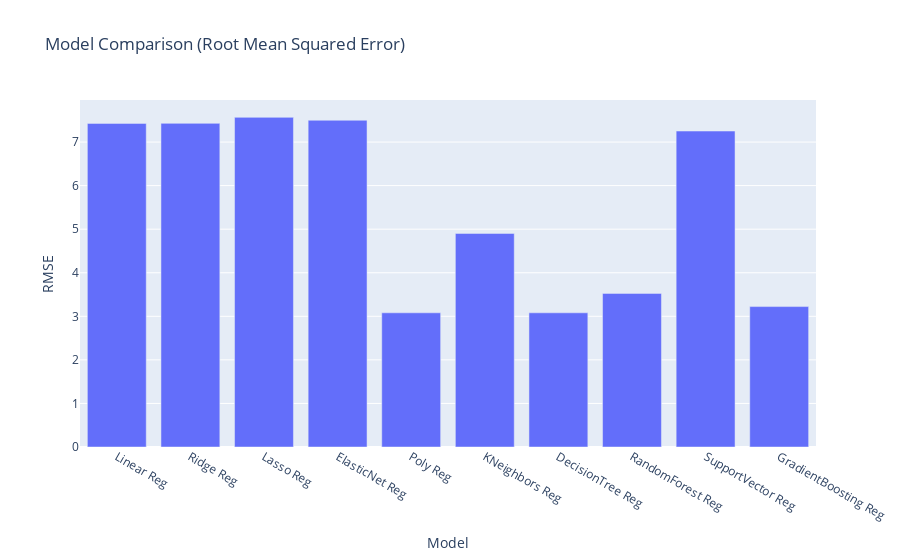

The cell this chart's notebook holds for it:
### Code cell
rmseDf = pd.DataFrame(list(zip(models, rmseScores)), columns = ['Model', 'RMSE'])
fig = px.bar(rmseDf, x='Model', y='RMSE', title='Model Comparison (Root Mean Squared Error)')
fig.show()

### Figure 1 — Plotly figure (JSON) as saved in the notebook; plotly's stock layout.template omitted (floating-point values rounded to 4 significant figures)
{"data": [{"alignmentgroup": "True", "hovertemplate": "Model=%{x}<br>RMSE=%{y}<extra></extra>", "legendgroup": "", "marker": {"color": "#636efa", "pattern": {"shape": ""}}, "name": "", "offsetgroup": "", "orientation": "v", "showlegend": false, "textposition": "auto", "type": "bar", "x": ["Linear Reg", "Ridge Reg", "Lasso Reg", "ElasticNet Reg", "Poly Reg", "KNeighbors Reg", "DecisionTree Reg", "RandomForest Reg", "SupportVector Reg", "GradientBoosting Reg"], "xaxis": "x", "y": [7.429, 7.429, 7.567, 7.5, 3.08, 4.903, 3.08, 3.526, 7.253, 3.223], "yaxis": "y"}], "layout": {"barmode": "relative", "legend": {"tracegroupgap": 0}, "title": {"text": "Model Comparison (Root Mean Squared Error)"}, "xaxis": {"anchor": "y", "domain": [0, 1], "title": {"text": "Model"}}, "yaxis": {"anchor": "x", "domain": [0, 1], "title": {"text": "RMSE"}}}}
